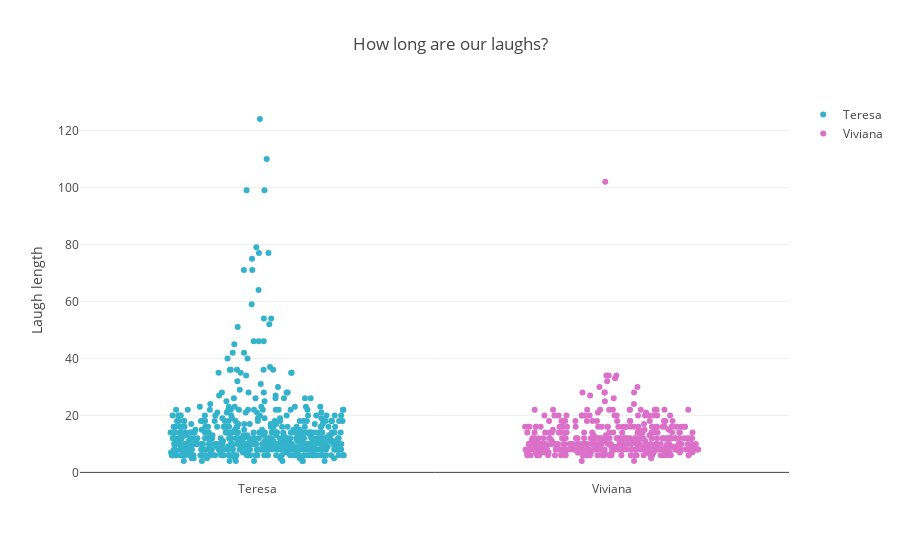

Notebook source saved alongside this figure:
### Code cell
trace_tere = go.Box(
                y=temp[temp['user']=='Teresa'].laugh_length.values,
                boxpoints='all',
                pointpos = 0,
                jitter=1,
                text=[f"{laugh}<br>Tamaño: {lenght}<br>{date}" for laugh, lenght, date
                      in zip(temp[temp['user']=='Teresa'].text,
                             temp[temp['user']=='Teresa'].laugh_length,
                             temp[temp['user']=='Teresa'].datetime)],
                hoverinfo = 'text',
                marker = dict(color = color_tere),
                line = dict(color = 'rgba(0,0,0,0)'),
                fillcolor = 'rgba(0,0,0,0)',
                name='Teresa'
               )

trace_vivi = go.Box(
                y=temp[temp['user']=='Viviana'].laugh_length.values,
                boxpoints='all', 
                pointpos = 0,
                jitter=1,
                text=[f"{laugh}<br>Tamaño: {lenght}<br>{date}" for laugh, lenght, date
                      in zip(temp[temp['user']=='Viviana'].text,
                             temp[temp['user']=='Viviana'].laugh_length,
                             temp[temp['user']=='Viviana'].datetime)],
                hoverinfo='text',
                marker = dict(color = color_vivi),
                line = dict(color = 'rgba(0,0,0,0)'),
                fillcolor = 'rgba(0,0,0,0)',
                name='Viviana'
               )

layout = go.Layout(title='How long are our laughs?',
                   yaxis=dict(title='Laugh length')
                  )

fig = go.Figure(data=[trace_tere, trace_vivi], layout=layout)
iplot(fig)

### Figure 1 — Plotly figure (JSON) as saved in the notebook; plotly's stock layout.template omitted (floating-point values rounded to 4 significant figures; data arrays with more than 128 entries replaced by an {"elided": "..."} marker saying what was removed)
{"data": [{"boxpoints": "all", "fillcolor": "rgba(0,0,0,0)", "hoverinfo": "text", "jitter": 1, "line": {"color": "rgba(0,0,0,0)"}, "marker": {"color": "#33b2cb"}, "name": "Teresa", "pointpos": 0, "text": {"elided": "569 str values"}, "type": "box", "y": {"elided": "569 int values"}}, {"boxpoints": "all", "fillcolor": "rgba(0,0,0,0)", "hoverinfo": "text", "jitter": 1, "line": {"color": "rgba(0,0,0,0)"}, "marker": {"color": "#db70c9"}, "name": "Viviana", "pointpos": 0, "text": {"elided": "419 str values"}, "type": "box", "y": {"elided": "419 int values"}}], "layout": {"title": {"text": "How long are our laughs?"}, "yaxis": {"title": {"text": "Laugh length"}}}}
